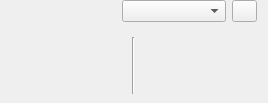
<?xml version="1.0" encoding="UTF-8"?>
<ui version="4.0">
 <class>CompSelectComBoxWidget</class>
 <widget class="QWidget" name="CompSelectComBoxWidget">
  <property name="geometry">
   <rect>
    <x>0</x>
    <y>0</y>
    <width>268</width>
    <height>103</height>
   </rect>
  </property>
  <property name="windowTitle">
   <string>Form</string>
  </property>
  <layout class="QGridLayout" name="gridLayout_2">
   <property name="topMargin">
    <number>0</number>
   </property>
   <property name="bottomMargin">
    <number>0</number>
   </property>
   <item row="1" column="2">
    <widget class="QPushButton" name="pushButton">
     <property name="minimumSize">
      <size>
       <width>25</width>
       <height>0</height>
      </size>
     </property>
     <property name="maximumSize">
      <size>
       <width>25</width>
       <height>16777215</height>
      </size>
     </property>
     <property name="text">
      <string/>
     </property>
    </widget>
   </item>
   <item row="1" column="0">
    <widget class="QLabel" name="label_Name">
     <property name="maximumSize">
      <size>
       <width>150</width>
       <height>16777215</height>
      </size>
     </property>
     <property name="text">
      <string/>
     </property>
    </widget>
   </item>
   <item row="1" column="1">
    <widget class="QComboBox" name="comboBox"/>
   </item>
   <item row="0" column="0" colspan="3">
    <layout class="QVBoxLayout" name="verticalLayout_Top"/>
   </item>
   <item row="2" column="0" colspan="3">
    <widget class="QWidget" name="widget_Sub" native="true">
     <layout class="QGridLayout" name="gridLayout">
      <item row="0" column="0">
       <widget class="Line" name="line">
        <property name="orientation">
         <enum>Qt::Vertical</enum>
        </property>
       </widget>
      </item>
      <item row="0" column="1">
       <layout class="QVBoxLayout" name="verticalLayout_Sub"/>
      </item>
     </layout>
    </widget>
   </item>
  </layout>
 </widget>
 <resources/>
 <connections/>
</ui>
